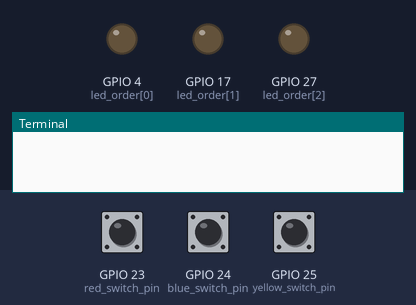
The program below on a simulated Raspberry Pi (BCM pin numbers). Parts: output pins drawn as LEDs (lit = HIGH), the last lines printed to the terminal. Dashed ring = blinking. The test bench sets the inputs (shaded band); at power-on: GPIO 23 (red_switch_pin) HIGH, GPIO 24 (blue_switch_pin) HIGH, GPIO 25 (yellow_switch_pin) HIGH.

Above: at 1.2 s.
1.3 s: GPIO 23 (red_switch_pin) pulled LOW for 1 s
At 3.1 s:
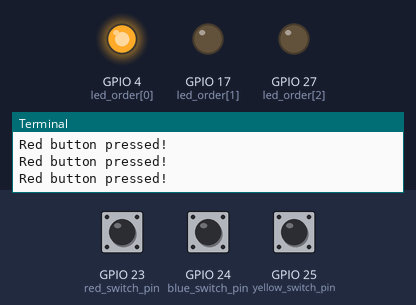
3.8 s: GPIO 24 (blue_switch_pin) pulled LOW for 3.2 s
At 3.9 s:
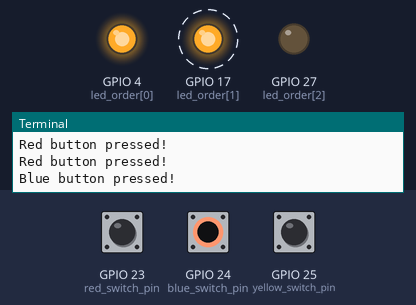
8.5 s: GPIO 25 (yellow_switch_pin) pulled LOW for 0.25 s
At 9.4 s:
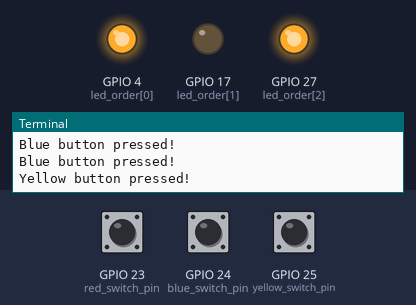
10.2 s: GPIO 23 (red_switch_pin) pulled LOW for 0.25 s
At 10.3 s:
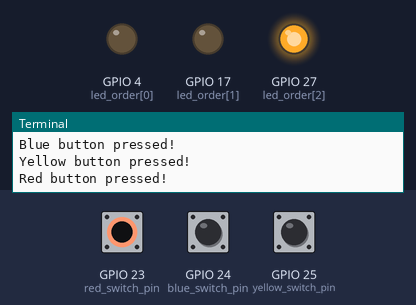
11.9 s: GPIO 24 (blue_switch_pin) pulled LOW for 0.25 s
At 13.2 s:
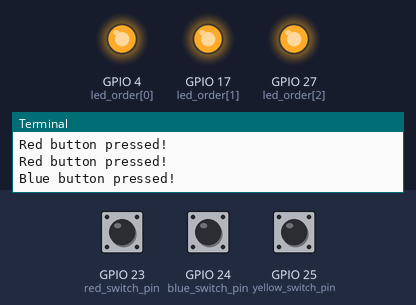
13.6 s: GPIO 23 (red_switch_pin) pulled LOW for 0.25 s
At 13.7 s:
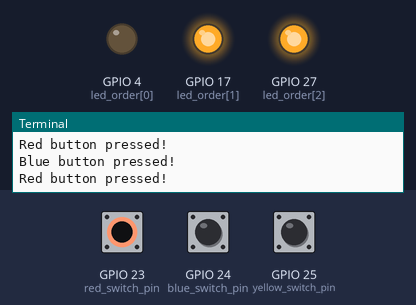
Timing chart, 0 to 16.3 s (numbered marks = the images above; inputs shaded):
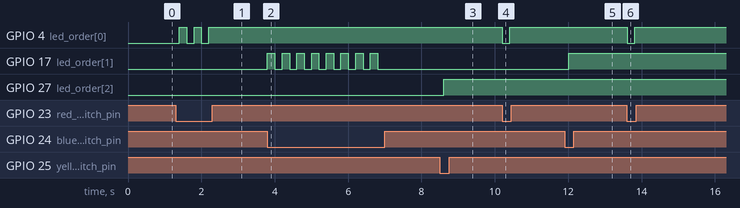

The program:

led_button.py
```python
import RPi.GPIO as GPIO
import time

GPIO.setmode(GPIO.BCM)

red_switch_pin = 23
blue_switch_pin = 24
yellow_switch_pin = 25

input_to_output = {23: 4, 24: 17, 25: 27}

led_order = [4, 17, 27]
for pin in led_order:
	GPIO.setup(pin, GPIO.OUT)

GPIO.setup(red_switch_pin, GPIO.IN, pull_up_down=GPIO.PUD_UP)
GPIO.setup(blue_switch_pin, GPIO.IN, pull_up_down=GPIO.PUD_UP)
GPIO.setup(yellow_switch_pin, GPIO.IN, pull_up_down=GPIO.PUD_UP)

def handle_pressed_pin(output_pin):
	if GPIO.input(output_pin) == True:
		GPIO.output(output_pin, False)
	else:
		GPIO.output(output_pin, True)

try:
	while True:
		if GPIO.input(red_switch_pin) == False:
			print "Red button pressed!"
			handle_pressed_pin(input_to_output[red_switch_pin])
		if GPIO.input(blue_switch_pin) == False:
			handle_pressed_pin(input_to_output[blue_switch_pin])
			print "Blue button pressed!"
		if GPIO.input(yellow_switch_pin) == False:
			handle_pressed_pin(input_to_output[yellow_switch_pin])
			print "Yellow button pressed!"
		time.sleep(0.2)
finally:
	print "Cleaning up!"
	GPIO.cleanup()
```

Measured:
- after the input at 1.3 s, GPIO 4 (led_order[0]): alternates HIGH for 0.20 s and LOW for 0.20 s, 5 changes in all, then stays HIGH, starting after 0.10 s
- after the input at 3.8 s, GPIO 17 (led_order[1]): alternates HIGH for 0.20 s and LOW for 0.20 s, 16 changes in all, then stays LOW, starting at once
- after the input at 8.5 s, GPIO 27 (led_order[2]): LOW → HIGH after 0.11 s
- after the input at 10.2 s, GPIO 4 (led_order[0]): HIGH → LOW at once, → HIGH 0.20 s later
- after the input at 11.9 s, GPIO 17 (led_order[1]): LOW → HIGH after 0.11 s
- after the input at 13.6 s, GPIO 4 (led_order[0]): HIGH → LOW at once, → HIGH 0.20 s later
